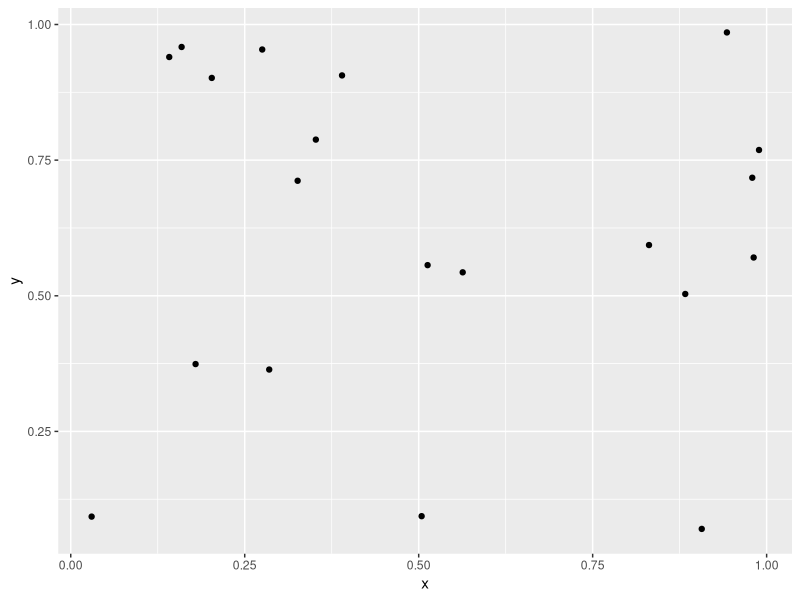
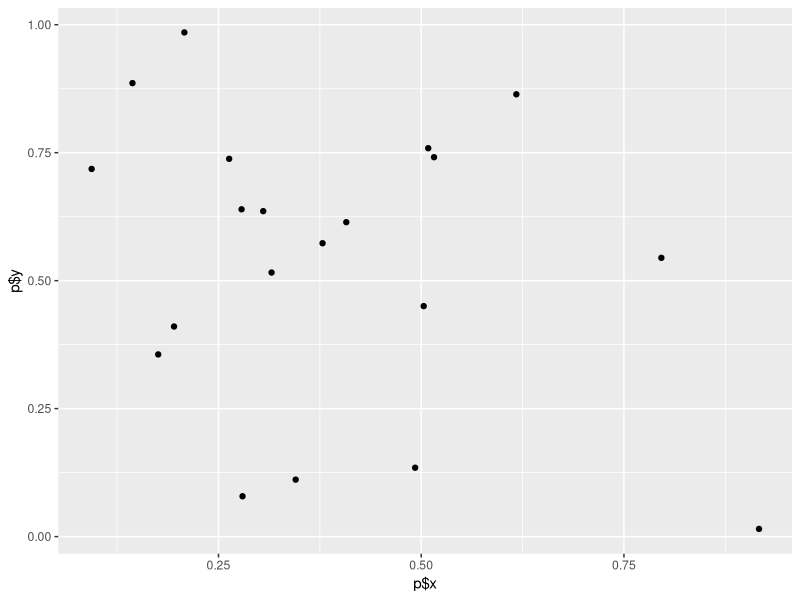
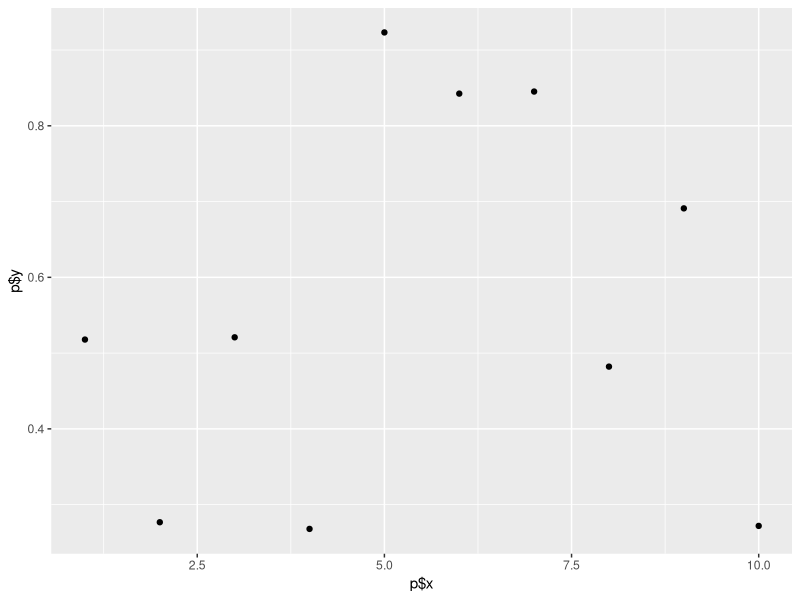

These figures' R source, in order:
## ---- chunk 1
knitr::opts_chunk$set(echo = TRUE)
## ---- chunk 2

#################
#Part 1: Online lecture
################

# load library
library(ggplot2)

# everything in R is a function

sum(3,2) # a "prefix" function
3 + 2 # an "operator", but it is actually a function
`+`(3,2) # the operator is an "infix" function

y <- 3
print (y)
`<-` (yy,3) # another "infix" function

# to see the contents of a function, print it
print(read.table)

# three different ways to call (approach) a function
# 1. print the function
sd # prints the contents of function
# 2. calling function with inputs
sd(c(3,2)) # function calling another function, calling data, calls function with parameters
# 3. Call with no inputs for defaults
# commenting out call immediately below because file will not knit with error
# sd() #call function with default parameters, does not work if function needs data inputs

#################
#Part 2: Online lecture
################

#################################################################
# FUNCTION h_weinberg
# calculates Hardy-Weinberg equilibrium values
# input: an allele frequency p (0,1)
# output : p and the frequencies of the three genotypes AA, AB, BB
#----------------------------------------------------------------
h_weinberg <- function(p=runif(1)) {
  q <- 1 - p
  f_AA <- p^2
  f_AB <- 2*p*q
  f_BB <- q^2
  vec_out <- signif(c(p=p, AA=f_AA,AB=f_AB,BB=f_BB),
                    digits=3)
  return(vec_out)
}
#################################################################

h_weinberg() # try with default values
# go into console and then use up arrow and return several times to test function with default values
h_weinberg(p=0.05) # pass value to the input
# commenting out call immediately below because file will not knit with error
# print(p) # not found because p is a local variable inside function
pp <- 0.6
h_weinberg(p=pp)
print(pp)
p <- 0.7 # this is a global variable, so can use as a parameter
h_weinberg(p=p)

# can write functions with multiple return values

#################################################################
# FUNCTION h_weinberg2
# calculates Hardy-Weinberg equilibrium values
# input: an allele frequency p (0,1)
# output : p and the frequencies of the three genotypes AA, AB, BB
#----------------------------------------------------------------
h_weinberg2 <- function(p=runif(1)) {
  if (p > 1.0 | p < 0.0) {
    return("Function failure: p must be >= 0 amd <= 1.0")
  } # end of if statement
  q <- 1 - p
  f_AA <- p^2
  f_AB <- 2*p*q
  f_BB <- q^2
  vec_out <- signif(c(p=p, AA=f_AA,AB=f_AB,BB=f_BB),
                    digits=3)
  return(vec_out)
} # end of h_weinberg function
#################################################################

h_weinberg() # first run with default
h_weinberg2(1.1) # OK gives message
z <- h_weinberg2(1.10) # hmmmm, no error message
print(z) # ugh, z contains the message


#################
#Part 3: Online lecture
################

# programming for errors
# do not necessarily need if not intending to distribute code
# can make code difficult to read

# proper call for error trapping is the stop function
# do not use multiple return statement
#################################################################
# FUNCTION h_weinberg3
# calculates Hardy-Weinberg equilibrium values
# input: an allele frequency p (0,1)
# output : p and the frequencies of the three genotypes AA, AB, BB
#----------------------------------------------------------------
h_weinberg3 <- function(p=runif(1)) {
  if (p > 1.0 | p < 0.0) {
    stop("Function failure: p must be >= 0 amd <= 1.0")
  } # end of if statement
  q <- 1 - p
  f_AA <- p^2
  f_AB <- 2*p*q
  f_BB <- q^2
  vec_out <- signif(c(p=p, AA=f_AA,AB=f_AB,BB=f_BB),
                    digits=3)
  return(vec_out)
} # end of h_weinberg function
#################################################################

# commenting out call immediately below because file will not knit with error
#zz <- h_weinberg3(1.1)
# commenting out call immediately below because file will not knit with error
#print(zz) # Good! No object which means program terminated in the correct way
## ---- chunk 3
## Scoping Rules
# explore scoping and local variables
my_func <- function(a=3,b=4){
  z <- a + b
  return(z)
}
my_func()


my_func_bad <- function (a=3){
  z <- a + b
  return(z)
}
# commenting out call immediately following so will knit in the Rmd file
# my_func_bad()
# Error in my_func_bad() : object 'b' not found
b <- 100
my_func_bad() # runs because b is in global, but this is NOT good

# fine to create variables locally

my_func_OK <- function(a=3){
  bb <-100
  z <- a + bb
  return (z)
}
my_func_OK()
# commenting out call immediately following so will knit in the Rmd file
# print(bb)
# not found because bb lives inside function

## ---- chunk 4

#################
#Part 4: Online lecture
################

###########################################################
# FUNCTION fit_linear
# fits a simple linear regression line
# inputs: numeric vector of predictor(x) and response(y)
# outputs: slope and p-value
#---------------------------------------------------------
fit_linear <-function(x=runif(20),y=runif(20)) {
  my_model <- lm(y~x)
  my_out <- c(slope=summary(my_model)$coefficients[2,1],
              pval=summary(my_model)$coefficients[2,4])
  #plot(x=x,y=y) #quick and dirtly plot to check output
  z <- ggplot2::qplot(x=x,y=y)
  plot(z)
  return(my_out)
}
###########################################################
fit_linear()

###########################################################
# FUNCTION fit_linear2
# fits a simple linear regression line
# inputs: numeric vector of predictor(x) and response(y)
# outputs: slope and p-value
#---------------------------------------------------------
fit_linear2 <-function(p=NULL) {
  if(is.null(p)) {
    p <- list(x=runif(20),y=runif(20))
  } # end of input NULL case
  my_model <- lm(p$y~p$x)
  my_out <- c(slope=summary(my_model)$coefficients[2,1],
              pval=summary(my_model)$coefficients[2,4])
  #plot(x=x,y=y) #quick and dirtly plot to check output
  z <- ggplot2::qplot(x=p$x,y=p$y)
  plot(z)
  return(my_out)
}
###########################################################
fit_linear2()
my_pars <- list(x=1:10,y=runif(10))
fit_linear2(my_pars)

z <- c(runif(99),NA) # 99 values with an NA

# go to help to explore parameters of mean
mean(z) # doesn't work if NA is present
mean(z,na.rm=TRUE) # change default value!
mean(z,na.rm=TRUE,trim=0.05) # throws out extreme values, trims 5% of the tails
my_pars <- list(x=z,na.rm=TRUE,trim=0.05)
do.call(mean,my_pars) # works for a function and a list of parameters
